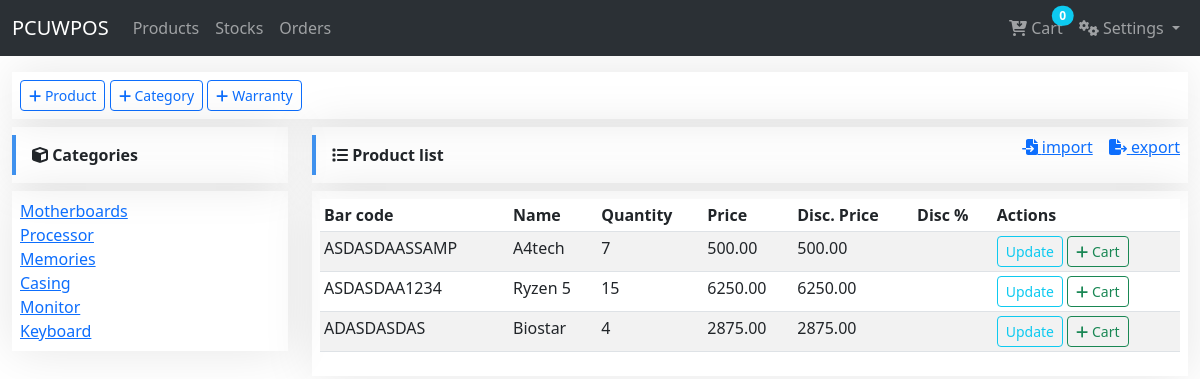
Page /products/ (signed in) on the earlier database version.
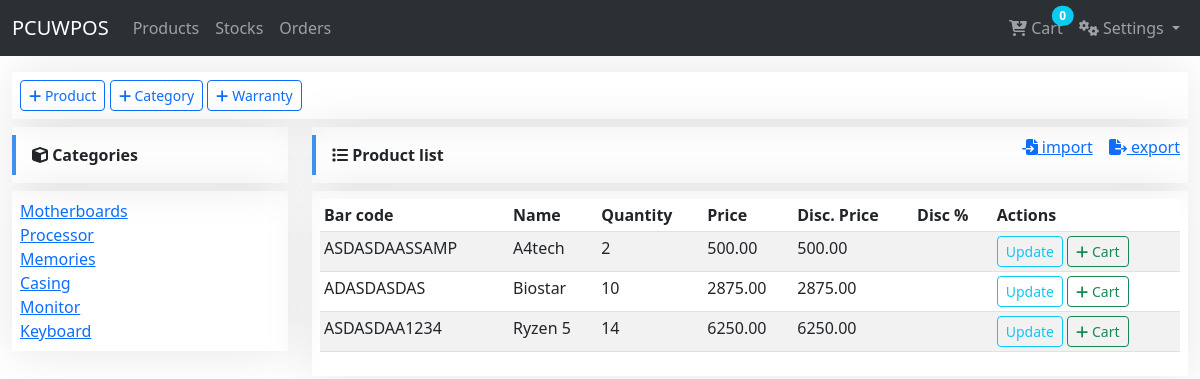
Same page on the later database version.
### sales/models/product.py (models this page shows, shortened)
class ProductCategory(models.Model):
    name = models.CharField(max_length=100, default="Memories")
    created_at = models.DateTimeField(auto_now_add=True)
    updated_at = models.DateTimeField(auto_now=True)
    class Meta:
        verbose_name = "category"
        verbose_name_plural = "categories"
    def __str__(self):
        return self.name

class Product(BaseTime):
    user = models.ForeignKey(User, on_delete=models.CASCADE, default=1)
    product_code = models.CharField(max_length=13, unique=True, blank=True)
    bar_code = models.CharField(max_length=13, unique=True, blank=True)
    name = models.CharField(max_length=255)
    model = models.CharField(max_length=120)
    description = models.TextField()
    category = models.ForeignKey(ProductCategory, on_delete=models.CASCADE, blank=True, null=True)
    cost = models.FloatField(default=0)
    price_margin = models.FloatField(default=0.25)
    price_discount = models.FloatField(default=0.00)
    price = models.FloatField(default=0.00, verbose_name="SRP")
    quantity = models.PositiveIntegerField(default=1)
    is_serial = models.BooleanField(default=False, verbose_name="with serial?")
    out_of_stock = models.BooleanField(default=False)
    product_warranty = models.ForeignKey(ProductWarranty, on_delete=models.CASCADE, blank=True, null=True)
    @property
    def best_price(self):
        discount = float(self.price) - float(self.cost)
        price = (discount - (discount * self.price_discount)) + float(self.cost)
        return price
    @property
    def discount(self):
        if not self.price - self.best_price == 0:
            disc = ((self.price - self.best_price)/self.price)*100
            return disc

### sales/views/product_view.py (the view, shortened to what this page needs)
# urls.py: path('', ProductView.as_view(), name='product_list'),
@method_decorator(login_required, name='dispatch')
class ProductView(View):
    template_name = 'product_list.html'
    form_class = ProductForm
    category_form_class = ProductCategoryForm
    initial = {'key': 'value'}
    def get(self, request, *args, **kwargs):
        qs = Product.objects.all()
        cart = Cart(request)
        cart_items = cart.__len__()
        format_form = ProductFormat(initial=self.initial)
        form = self.form_class(initial=self.initial)
        category_form = self.category_form_class(initial=self.initial)
        products = Product.objects.all().order_by('-updated_at', '-created_at')
        categories = ProductCategory.objects.all()
        context = {
            'products': products,
            'form': form,
            'categoryform': category_form,
            'categories': categories,
            'cart_items': cart_items,
            'format_form': format_form
        }
        return render(request, self.template_name, context)

### sales/addcart.py (called while the page is built)
    def __len__(self):
        return sum(item['quantity'] for item in self.cart.values())

### sales/templates/product_list.html (shortened to what the changed rows need)
{% extends 'base.html' %}
{% block content %}
<div class="row">
    <div class="col-sm-12">
        <div class="row">
            <div class="col-sm-3">
                <div class="fcard mt-2">
                    <div class="fcard-body">
                        {% for cat in categories %}
                        <div>
                            <a href="">{{ cat.name|title }}</a>
                        </div>
                        {% endfor %}
                    </div>
                </div>
            </div>
            <div class="col-sm-9">
                <div class="fcard mt-2">
                    <div class="fcard-body">
                        <table class="table table-hover table-striped table-sm" id="myTable">
                            <thead>
                                <tr>
                                    <th>Bar code</th>
                                    <th>Name</th>
                                    <th>Quantity</th>
                                    <th>Price</th>
                                    <th>Disc. Price</th>
                                    <th>Disc %</th>
                                    <th>Actions</th>
                                </tr>
                            </thead>
                            <tbody>
                                {% for product in products %}
                                <tr>
                                    <td>{{ product.bar_code|upper }}</td>
                                    <td>{{ product.name|title }}</td>
                                    <td>{{ product.quantity }}</td>
                                    <td>{{ product.price|floatformat:2 }}</td>
                                    <td>{{ product.best_price|floatformat:2 }}</td>
                                    <td>{{ product.discount|floatformat:2 }}</td>
                                    <td>
                                        <a href="{% url 'sales:product_update' product.id %}" class="btn btn-outline-info btn-sm">Update</a>
                                        {% if product.out_of_stock %}
                                        <a href="{% url 'sales:add_to_cart' product.id %}" class="btn btn-outline-secondary btn-sm disabled" role="button" aria-disabled="true"><i class="fa-solid fa-plus"></i> Cart</a>
                                        {% else %}
                                        <a href="{% url 'sales:add_to_cart' product.id %}" class="btn btn-outline-success btn-sm"><i class="fa-solid fa-plus"></i> Cart</a>
                                        {% endif %}
                                    </td>
                                </tr>
                                {% endfor %}
                            </tbody>
                        </table>
                    </div>
                </div>
            </div>
        </div>
    </div>
</div>
{% endblock %}

Differences in the rows shown:
changed Product "ASDASDAASSAMP": quantity "7" → "2"
changed Product "ADASDASDAS": quantity "4" → "10"; moves up the list
changed Product "ASDASDAA1234": quantity "15" → "14"
